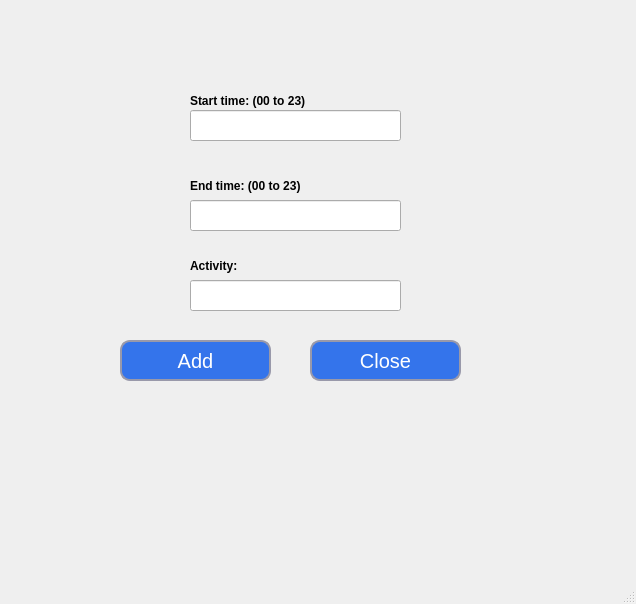
<?xml version="1.0" encoding="UTF-8"?>
<ui version="4.0">
 <class>dialog_window</class>
 <widget class="QMainWindow" name="dialog_window">
  <property name="geometry">
   <rect>
    <x>0</x>
    <y>0</y>
    <width>636</width>
    <height>604</height>
   </rect>
  </property>
  <property name="windowTitle">
   <string>Dialog</string>
  </property>
  <widget class="QWidget" name="centralwidget">
   <widget class="QPushButton" name="btn_add">
    <property name="geometry">
     <rect>
      <x>120</x>
      <y>340</y>
      <width>151</width>
      <height>41</height>
     </rect>
    </property>
    <property name="font">
     <font>
      <family>MS Sans Serif</family>
      <pointsize>15</pointsize>
     </font>
    </property>
    <property name="styleSheet">
     <string notr="true">QPushButton {
	border-style: solid;
	border-width: 2px;
	border-color: #9999aa;
	border-radius: 10px;
	color: white;
	background-color: #3474eb
}

QPushButton:enabled {
	background-color: #3474eb
	color: white;
}

QPushButton:pressed {
	background-color: #0d2f72;
	color: #fffffe;
}

QPushButton:hover:!pressed {
	background-color: E1F4FF;
	color: 0c2f70;
}

QPushButton:disabled {
	background-color: #aaaaaa;
	color: #ffffff;
}</string>
    </property>
    <property name="text">
     <string>Add</string>
    </property>
   </widget>
   <widget class="QLabel" name="label">
    <property name="geometry">
     <rect>
      <x>190</x>
      <y>80</y>
      <width>191</width>
      <height>41</height>
     </rect>
    </property>
    <property name="font">
     <font>
      <weight>75</weight>
      <bold>true</bold>
     </font>
    </property>
    <property name="text">
     <string>Start time: (00 to 23)</string>
    </property>
   </widget>
   <widget class="QLabel" name="label_2">
    <property name="geometry">
     <rect>
      <x>190</x>
      <y>170</y>
      <width>191</width>
      <height>31</height>
     </rect>
    </property>
    <property name="font">
     <font>
      <weight>75</weight>
      <bold>true</bold>
     </font>
    </property>
    <property name="text">
     <string>End time: (00 to 23)</string>
    </property>
   </widget>
   <widget class="QLabel" name="label_3">
    <property name="geometry">
     <rect>
      <x>190</x>
      <y>250</y>
      <width>191</width>
      <height>31</height>
     </rect>
    </property>
    <property name="font">
     <font>
      <weight>75</weight>
      <bold>true</bold>
     </font>
    </property>
    <property name="text">
     <string>Activity:</string>
    </property>
   </widget>
   <widget class="QLabel" name="lbl_wrong_input">
    <property name="geometry">
     <rect>
      <x>100</x>
      <y>400</y>
      <width>491</width>
      <height>31</height>
     </rect>
    </property>
    <property name="font">
     <font>
      <pointsize>12</pointsize>
      <weight>75</weight>
      <bold>true</bold>
     </font>
    </property>
    <property name="cursor">
     <cursorShape>ArrowCursor</cursorShape>
    </property>
    <property name="text">
     <string/>
    </property>
   </widget>
   <widget class="QLineEdit" name="txt_start_time">
    <property name="geometry">
     <rect>
      <x>190</x>
      <y>110</y>
      <width>211</width>
      <height>31</height>
     </rect>
    </property>
   </widget>
   <widget class="QLineEdit" name="txt_end_time">
    <property name="geometry">
     <rect>
      <x>190</x>
      <y>200</y>
      <width>211</width>
      <height>31</height>
     </rect>
    </property>
   </widget>
   <widget class="QLineEdit" name="txt_activity">
    <property name="geometry">
     <rect>
      <x>190</x>
      <y>280</y>
      <width>211</width>
      <height>31</height>
     </rect>
    </property>
   </widget>
   <widget class="QPushButton" name="btn_close">
    <property name="geometry">
     <rect>
      <x>310</x>
      <y>340</y>
      <width>151</width>
      <height>41</height>
     </rect>
    </property>
    <property name="font">
     <font>
      <family>MS Sans Serif</family>
      <pointsize>15</pointsize>
     </font>
    </property>
    <property name="styleSheet">
     <string notr="true">QPushButton {
	border-style: solid;
	border-width: 2px;
	border-color: #9999aa;
	border-radius: 10px;
	color: white;
	background-color: #3474eb
}

QPushButton:enabled {
	background-color: #3474eb
	color: white;
}

QPushButton:pressed {
	background-color: #0d2f72;
	color: #fffffe;
}

QPushButton:hover:!pressed {
	background-color: E1F4FF;
	color: 0c2f70;
}

QPushButton:disabled {
	background-color: #aaaaaa;
	color: #ffffff;
}</string>
    </property>
    <property name="text">
     <string>Close</string>
    </property>
   </widget>
  </widget>
  <widget class="QMenuBar" name="menubar">
   <property name="geometry">
    <rect>
     <x>0</x>
     <y>0</y>
     <width>636</width>
     <height>21</height>
    </rect>
   </property>
  </widget>
  <widget class="QStatusBar" name="statusbar"/>
 </widget>
 <resources/>
 <connections/>
</ui>
